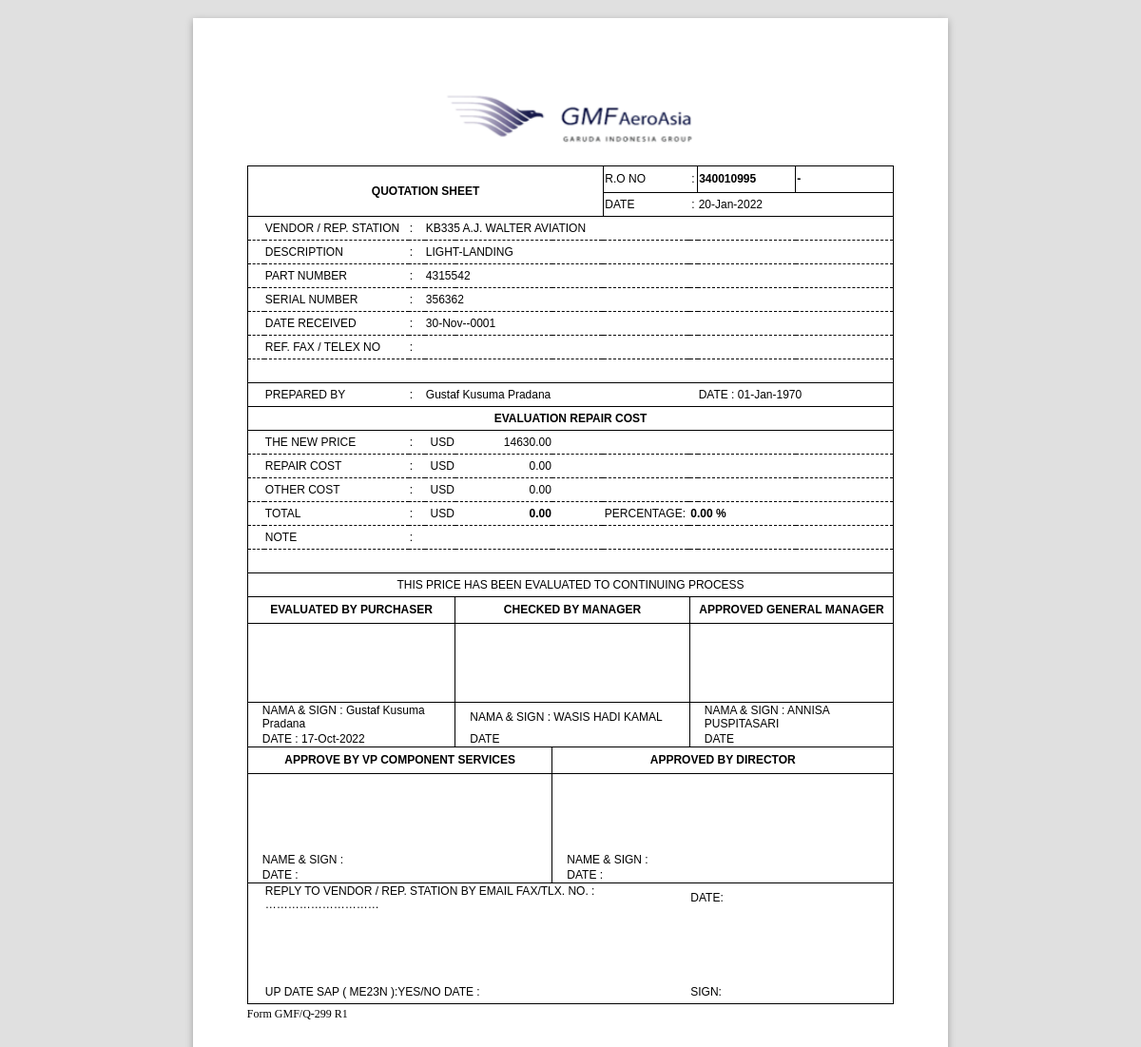
Page /pages/forms/ca_sheet.php?id=33 on the earlier database version.
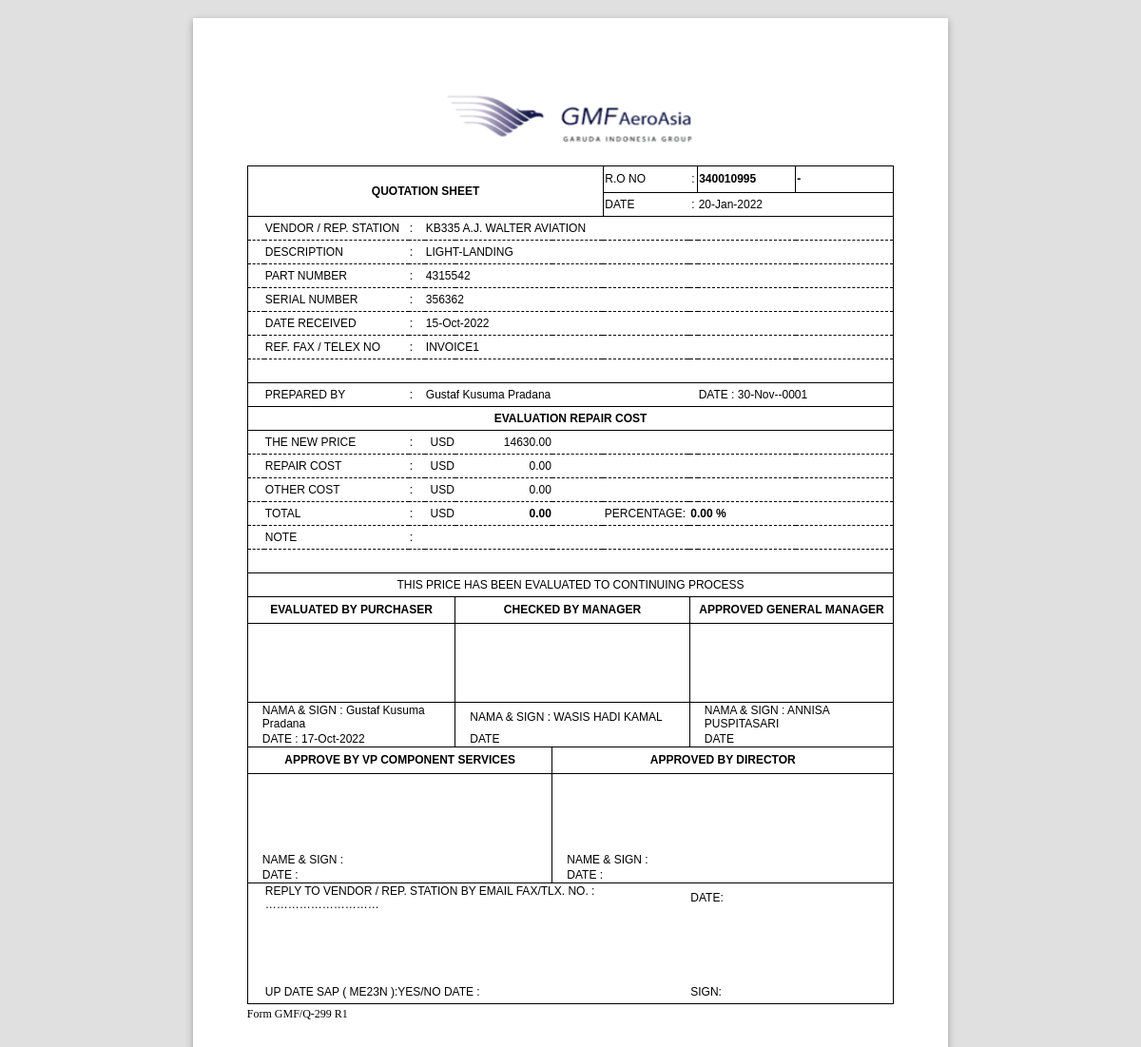
Same page on the later database version.
### tables this page shows
CREATE TABLE `master_order` (
  `id_order` int(100) NOT NULL,
  `serv_status` varchar(20) NOT NULL,
  `entry_date` date NOT NULL,
  `req_scheme` varchar(10) NOT NULL,
  `tracking_no` varchar(10) NOT NULL,
  `po_number` varchar(10) NOT NULL,
  `part_number` varchar(50) NOT NULL,
  `description` varchar(100) NOT NULL,
  `qty` varchar(5) DEFAULT '1',
  `pr` varchar(10) NOT NULL,
  `aircraft` varchar(6) NOT NULL,
  `note` text NOT NULL,
  `vendor` varchar(50) NOT NULL,
  `repair_tat` varchar(100) NOT NULL,
  `po_date` date NOT NULL,
  `awb_in` varchar(15) DEFAULT '',
  `awb_date` date NOT NULL,
  `eta` date NOT NULL,
  `inbound` varchar(9) NOT NULL,
  `gr_date` date NOT NULL,
  `serial_number` varchar(30) NOT NULL,
  `serv_batch` char(10) NOT NULL,
  `date_store` date NOT NULL,
  `pn_out` varchar(30) NOT NULL,
  `sn_out` varchar(30) NOT NULL,
  `core_batch` char(10) NOT NULL,
  `shipment_order_date` date NOT NULL,
  `awb_out` varchar(15) NOT NULL,
  `awb_out_date` date NOT NULL,
  `core_cond` varchar(13) NOT NULL,
  `created_by` varchar(50) NOT NULL,
  `ca_date` date NOT NULL,
  `invoice` varchar(20) NOT NULL,
  `repair_cost` decimal(10,2) NOT NULL DEFAULT 0.00,
  `other_cost` decimal(10,2) NOT NULL DEFAULT 0.00,
  `total_cost` decimal(10,2) NOT NULL DEFAULT 0.00,
  `ca_app_date` date NOT NULL,
  `tat_po` varchar(4) NOT NULL DEFAULT '0',
  `sla_vendor` varchar(7) NOT NULL,
  `tat_gr` varchar(10) NOT NULL,
  `tat_core` varchar(5) NOT NULL,
  `payment_ref` varchar(20) NOT NULL,
  `payment_date` date NOT NULL
);

### pages/forms/ca_sheet.php (the view, shortened to what the changed rows need)
<?php
  include('../../conf/conn.php');
  $id = $_GET['id'];
  $datas = mysqli_query($koneksi, "SELECT * FROM master_order WHERE id_order='$id'") or die(mysqli_error($koneksi));
  $row_view = mysqli_fetch_assoc($datas)
?>
<!DOCTYPE html>
<html lang="en">
<head>
    <link rel="stylesheet" href="../../plugins/paper.css">
</head>
<body class="A4">
<section class="sheet padding-15mm">
    <table class="table1" width="100%">
        <tr>
            <td class="table1" style="width:100px ; text-align:left;"><b><?php echo $row_view['po_number']; ?></b></td>
            <td class="table1" style="width:100px ; text-align:left;"><b><?php echo $row_view['tracking_no']; ?></b></td>
        </tr>
        <?php
         $original_entry_date = $row_view['entry_date'];
         $new_entry_date = date("d-M-Y", strtotime($original_entry_date));
        ?>
        <tr class="table1" >
            <td colspan="3">DATE</td>
            <td>:</td>
            <td colspan="2"><?php echo $new_entry_date; ?></td>
        </tr>
        <tr class="table_dashed">
            <td style="width: 15px;"></td>
            <td style="width: 150px;">VENDOR / REP. STATION</td>
            <td style="width: 15px;">:</td>
            <td colspan="5"><?php echo $row_view['vendor']; ?></td>
            <td colspan="5"></td>
        </tr>
        <tr class="table_dashed">
            <td></td>
            <td>DESCRIPTION</td>
            <td>:</td>
            <td colspan="7"><?php echo $row_view['description']; ?></td>
            <td colspan="3"></td>
        </tr>
        <tr class="table_dashed">
            <td></td>
            <td>PART NUMBER</td>
            <td>:</td>
            <td colspan="7"><?php echo $row_view['pn_out']; ?></td>
            <td colspan="3"></td>
        </tr>
        <tr class="table_dashed">
            <td></td>
            <td>SERIAL NUMBER</td>
            <td>:</td>
            <td colspan="7"><?php echo $row_view['sn_out']; ?></td>
            <td colspan="3"></td>
        </tr>
        <?php
         $original_awb_out_date = $row_view['awb_out_date'];
         $new_awb_out_date = date("d-M-Y", strtotime($original_awb_out_date));
        ?>
        <tr class="table_dashed">
            <td></td>
            <td>DATE RECEIVED</td>
            <td>:</td>
            <td colspan="7"><?php echo $new_awb_out_date; ?></td>
            <td colspan="3"></td>
        </tr>
        <tr class="table_dashed">
            <td></td>
            <td>REF. FAX / TELEX NO</td>
            <td>:</td>
            <td colspan="7"><?php echo $row_view['invoice']; ?></td>
            <td colspan="3"></td>
        </tr>
        <?php
         $original_ca_date = $row_view['ca_date'];
         $new_ca_date = date("d-M-Y", strtotime($original_ca_date));
        ?>
        <tr class="table1">
            <td></td>
            <td>PREPARED BY</td>
            <td>:</td>
            <td colspan="4"><?php echo $row_view['created_by']; ?></td>
            <td colspan="4"></td>
            <td colspan="2">DATE :  <?php echo $new_ca_date; ?></td>
        </tr>
        <?php
        $pn_out_database = $row_view['pn_out'];
        $datas2 = mysqli_query($koneksi, "SELECT * FROM pn_database WHERE part_number='$pn_out_database'") or die(mysqli_error($koneksi));
        $row_view2 = mysqli_fetch_assoc($datas2)
        ?>
        <tr class="table_dashed">
            <td></td>
            <td>REPAIR COST</td>
            <td>:</td>
            <td style="width:25px ; text-align:right;">USD</td>
            <td style="text-align:right; width:100px;"><?php echo $row_view['repair_cost']; ?></td>
            <td style="width:50px ;"></td>
            <td colspan="7"></td>
        </tr>
        <tr class="table_dashed">
            <td></td>
            <td>OTHER COST</td>
            <td>:</td>
            <td style="width:25px ; text-align:right;">USD</td>
            <td style="text-align:right; width:100px;"><?php echo $row_view['other_cost']; ?></td>
            <td style="width:50px ;"></td>
            <td colspan="7"></td>
        </tr>
        <tr class="table_dashed">
            <td style="text-align:right; width:100px;"><b><?php echo $row_view['total_cost']; ?></b></td>
            <td colspan="4"><b>
            <?php
            $percentage = $row_view['total_cost'];
            $totalWidth = $row_view2['pn_newprice'];
            $new_width = ($percentage / $totalWidth) * 100;
            echo number_format((float)$new_width, 2, '.', ''); ?> %
            </b></td>
        </tr>
        <tr>
            <td colspan="4" style="text-align: left; border-right: 1px solid black; padding-left: 15px;">NAMA & SIGN  : <?php echo $row_view['created_by']; ?></td>
            <td colspan="5" style="text-align: left; padding-left: 15px;">NAMA & SIGN  : WASIS HADI KAMAL</td>
            <td colspan="4" style="text-align: left; padding-left: 15px; border-left: 1px solid black;">NAMA & SIGN  : ANNISA PUSPITASARI</td>
        </tr>
    </table>
</section>
</body>
</html>

Differences in the rows shown:
changed master_order "KB335 A.J. WALTER AVIATION": awb_out_date "30-Nov--0001" → "15-Oct-2022"; invoice (not shown) → "INVOICE1"; ca_date (not shown) → "30-Nov--0001"
Other differences:
$new_ca_date: "01-Jan-1970" → (not shown)
